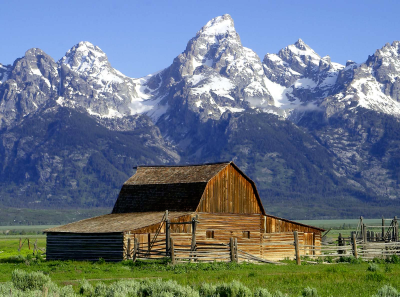
#> input picture Trabalho_Prático_1/imagens/barn_mountains.bmp, 400 x 297 px
$ python test.py
#> lines starting #> are read from the running program, lines starting #| are printed output that depends on the picture
import matplotlib.pyplot as plt
import matplotlib.colors as clr
import numpy as np
import cv2  #pip3 install opencv-python
import scipy.fftpack as fft
import math as m

nl = 16 #deve ser multiplo de 16!
nc = 16 #deve ser multiplo de 16!
colors = 3

img = plt.imread("imagens/barn_mountains.bmp")
#> img is the input picture: shape (297, 400, 3); mean R, G, B 104.4, 117.4, 130.1

print("Downsampling 4:2:0 using no interpolation filter")
print()
scaleX = 0.5
scaleY = 0.5

stepX = int(1//scaleX)
stepY = int(1//scaleY)

dsImg = img[::stepY, ::stepX, :]
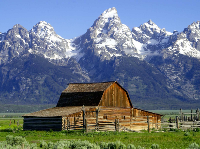
#> dsImg: shape (149, 200, 3); mean R, G, B 104.4, 117.4, 130.1
fig = plt.figure(figsize=(10, 10))
fig.add_subplot(1, 2, 1)
plt.imshow(img)
plt.title('Original')
plt.axis('image')

fig.add_subplot(1, 2, 2)
plt.imshow(dsImg)
plt.title('downsampled 4:2:0 sx = 0.5, sy = 0.5')
plt.axis('image')
plt.show()
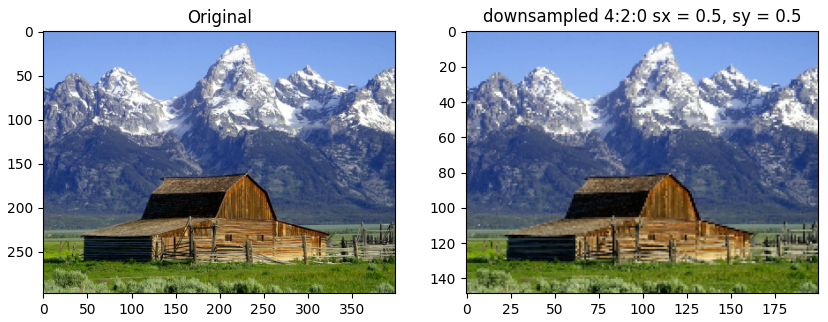
#> figure drawn by matplotlib, 2 panels

print()
print("Downsampling 4:2:0 using openCv with interpolation filter")
print()

dsImgInterp = cv2.resize(img, None, fx=scaleX, fy=scaleY, interpolation=cv2.INTER_LINEAR)
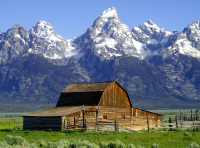
#> dsImgInterp: shape (148, 200, 3); mean R, G, B 104.5, 117.5, 130.4

fig = plt.figure(figsize=(10, 10))
fig.add_subplot(1, 2, 1)
plt.imshow(img)
plt.title('Original')
plt.axis('image')

fig.add_subplot(1, 2, 2)
plt.imshow(dsImgInterp)
plt.title('downsampled 4:2:0 sx = 0.5, sy = 0.5 interpolated')
plt.axis('image')
plt.show()
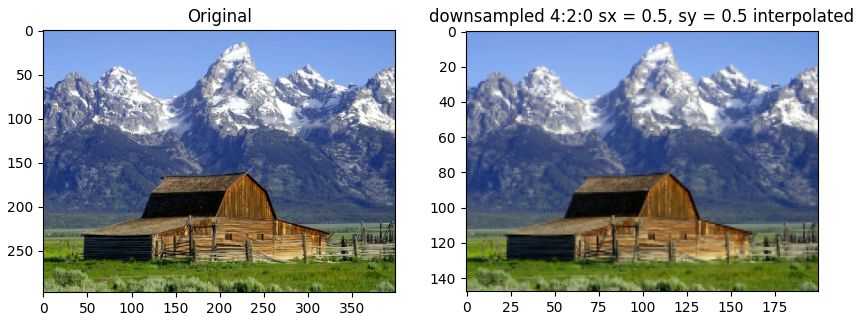
#> figure drawn by matplotlib, 2 panels

print()
print("Upsampling with repetitions")
print()

fig = plt.figure(figsize=(20, 20))

usImg = np.repeat(dsImg, stepX, axis=1)
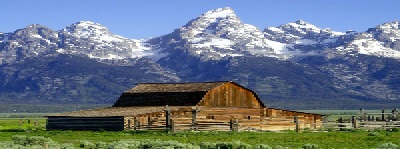
#> usImg: shape (149, 400, 3); mean R, G, B 104.4, 117.4, 130.1
l, c, p = usImg.shape
#> l = 149; c = 400; p = 3
usImg = np.repeat(usImg, stepY, axis=0)
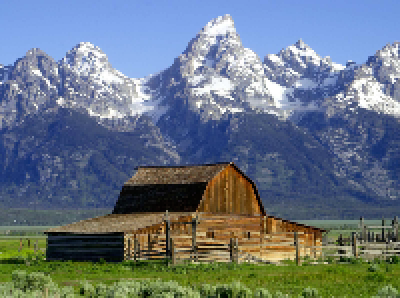
#> usImg: shape (298, 400, 3); mean R, G, B 104.4, 117.4, 130.1

fig.add_subplot(1, 4, 1)
plt.imshow(img)
plt.title('original')
plt.axis('image')

fig.add_subplot(1, 4, 2)
plt.imshow(dsImg)
plt.title('downsampled 4:2:0 no interp')
plt.axis('image')

fig.add_subplot(1, 4, 3)
plt.imshow(usImg)
plt.title('upsampled with repetitions')
plt.axis('image')
plt.show()

print()
print("dsImg size = ", dsImg.shape)
#| dsImg size =  (149, 200, 3)
print("usImg size = ", usImg.shape)
#| usImg size =  (298, 400, 3)

print()
print("Upsampling with interpolation")
print()

fig = plt.figure(figsize=(20, 20))

usImg = cv2.resize(dsImg, None, fx=stepX, fy=stepY, interpolation=cv2.INTER_LINEAR)
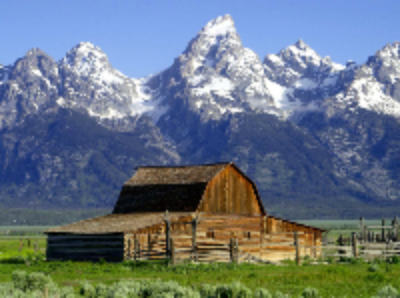
#> usImg: shape (298, 400, 3); mean R, G, B 104.4, 117.4, 130.1
fig.add_subplot(1, 4, 1)
plt.imshow(img)
plt.title('original')
plt.axis('image')

fig.add_subplot(1, 4, 2)
plt.imshow(dsImg)
plt.title('downsampled 4:2:0 no interp')
plt.axis('image')

fig.add_subplot(1, 4, 3)
plt.imshow(usImg)
plt.title('upsampled with interpolation')
plt.axis('image')
plt.show()

print()
print("dsImg size = ", dsImg.shape)
#| dsImg size =  (149, 200, 3)
print("usImg size = ", usImg.shape)
#| usImg size =  (298, 400, 3)

$ run again, with Trabalho_Prático_1/imagens/peppers.bmp copied over Trabalho_Prático_1/imagens/barn_mountains.bmp
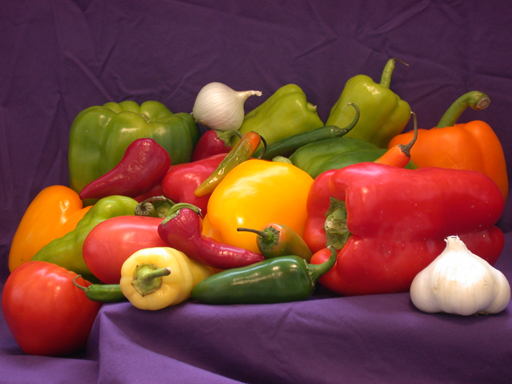
#> input picture Trabalho_Prático_1/imagens/peppers.bmp, 512 x 384 px
#> img is the input picture: shape (384, 512, 3); mean R, G, B 120.8, 66.4, 57.6
#> `usImg = np.repeat(dsImg, stepX, axis=1)`:
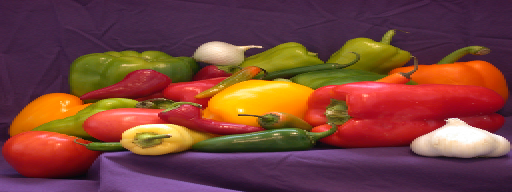
#> usImg: shape (192, 512, 3); mean R, G, B 120.7, 66.4, 57.6
#> `usImg = np.repeat(usImg, stepY, axis=0)`:
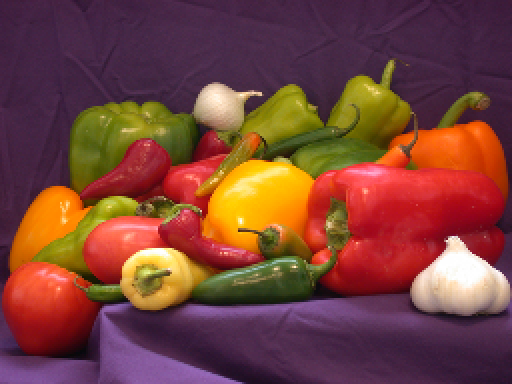
#> usImg: shape (384, 512, 3); mean R, G, B 120.7, 66.4, 57.6
#| dsImg size =  (192, 256, 3)
#| usImg size =  (384, 512, 3)
#| dsImg size =  (192, 256, 3)
#| usImg size =  (384, 512, 3)
